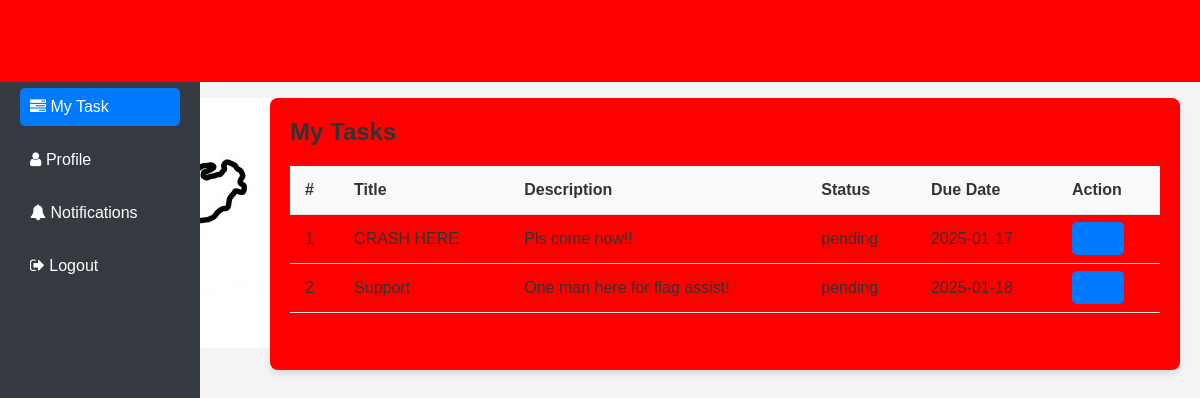
The page /my_task.php (signed in) on the database its author committed.
### tables this page shows
CREATE TABLE `tasks` (
  `id` int(11) NOT NULL,
  `title` varchar(100) NOT NULL,
  `description` text DEFAULT NULL,
  `assigned_to` int(11) DEFAULT NULL,
  `due_date` date DEFAULT NULL,
  `status` enum('pending','in_progress','completed') DEFAULT 'pending',
  `created_at` timestamp NOT NULL DEFAULT current_timestamp()
);

### app/Model/Task.php (called while the page is built, shortened)
<?php
function get_all_tasks_by_id($conn, $id){
	$sql = "SELECT * FROM tasks WHERE assigned_to=?";
	$stmt = $conn->prepare($sql);
	$stmt->execute([$id]);
	if($stmt->rowCount() > 0){
		$tasks = $stmt->fetchAll();
	}else $tasks = 0;
	return $tasks;
}

### my_task.php (the view, shortened to what this page needs)
<?php
if (isset($_SESSION['role']) && isset($_SESSION['id'])) {
    include "DB_connection.php";
    include "app/Model/Task.php";
    include "app/Model/User.php";
    $tasks = get_all_tasks_by_id($conn, $_SESSION['id']);
 ?>
<!DOCTYPE html>
<html>
<head>
	<link rel="stylesheet" href="https://stackpath.bootstrapcdn.com/font-awesome/4.7.0/css/font-awesome.min.css">
	<link rel="stylesheet" href="css/style2.css">
</head>
<body>
	<?php include "inc/header.php" ?>
	<div class="body">
		<?php include "inc/nav.php" ?>
		<section class="section-1">
			<h4 class="title">My Tasks</h4>
			<?php if ($tasks != 0) { ?>
			<table class="main-table">
				<tr>
					<th>#</th>
					<th>Title</th>
					<th>Description</th>
					<th>Status</th>
					<th>Due Date</th>
					<th>Action</th>
				</tr>
				<?php $i=0; foreach ($tasks as $task) { ?>
				<tr>
					<td><?=++$i?></td>
					<td><?=$task['title']?></td>
					<td><?=$task['description']?></td>
					<td><?=$task['status']?></td>
	            <td><?=$task['due_date']?></td>
					<td>
						<a href="edit-task-employee.php?id=<?=$task['id']?>" class="edit-btn">Edit</a>
					</td>
				</tr>
			   <?php	} ?>
			</table>
		<?php }else { ?>
			<h3>Empty</h3>
		<?php  }?>
		</section>
	</div>
</body>
</html>
<?php }else{
   $em = "First login";
   header("Location: login.php?error=$em");
   exit();
}
 ?>

### css/style2.css (style rules this page uses)
* { margin: 0; padding: 0; box-sizing: border-box; font-family: 'Arial', sans-serif; }
body { background-color: #f4f4f4; color: #333; font-size: 16px; }
a { text-decoration: none; color: inherit; }
body > .body { margin-top: 60px; display: flex; }
.body { display: flex; padding: 20px; flex-grow: 1; }
.section-1 { flex-grow: 1; padding: 20px; background-color: red; box-shadow: 0 4px 6px rgba(0, 0, 0, 0.1); border-radius: 8px; }
.title, .title-2 { font-size: 24px; margin-bottom: 15px; color: #333; font-weight: bold; }
.main-table { width: 100%; border-collapse: collapse; margin-top: 20px; }
.main-table th, .main-table td { padding: 15px; text-align: left; border-bottom: 1px solid #ddd; }
.main-table th { background-color: #f8f9fa; font-weight: bold; }
.main-table td a { color: #007BFF; padding: 8px 12px; border-radius: 5px; transition: background-color 0.3s ease; }
.edit-btn, .delete-btn, .btn { background-color: #007BFF; color: white; padding: 10px 20px; text-align: center; border-radius: 5px; border: none; cursor: pointer; transition: background-color 0.3s ease; }

### rows shown on the page
tasks: title "CRASH HERE", description "Pls come now!!", status "pending", due_date "2025-01-17"
tasks: title "Support", description "One man here for flag assist!", status "pending", due_date "2025-01-18"
